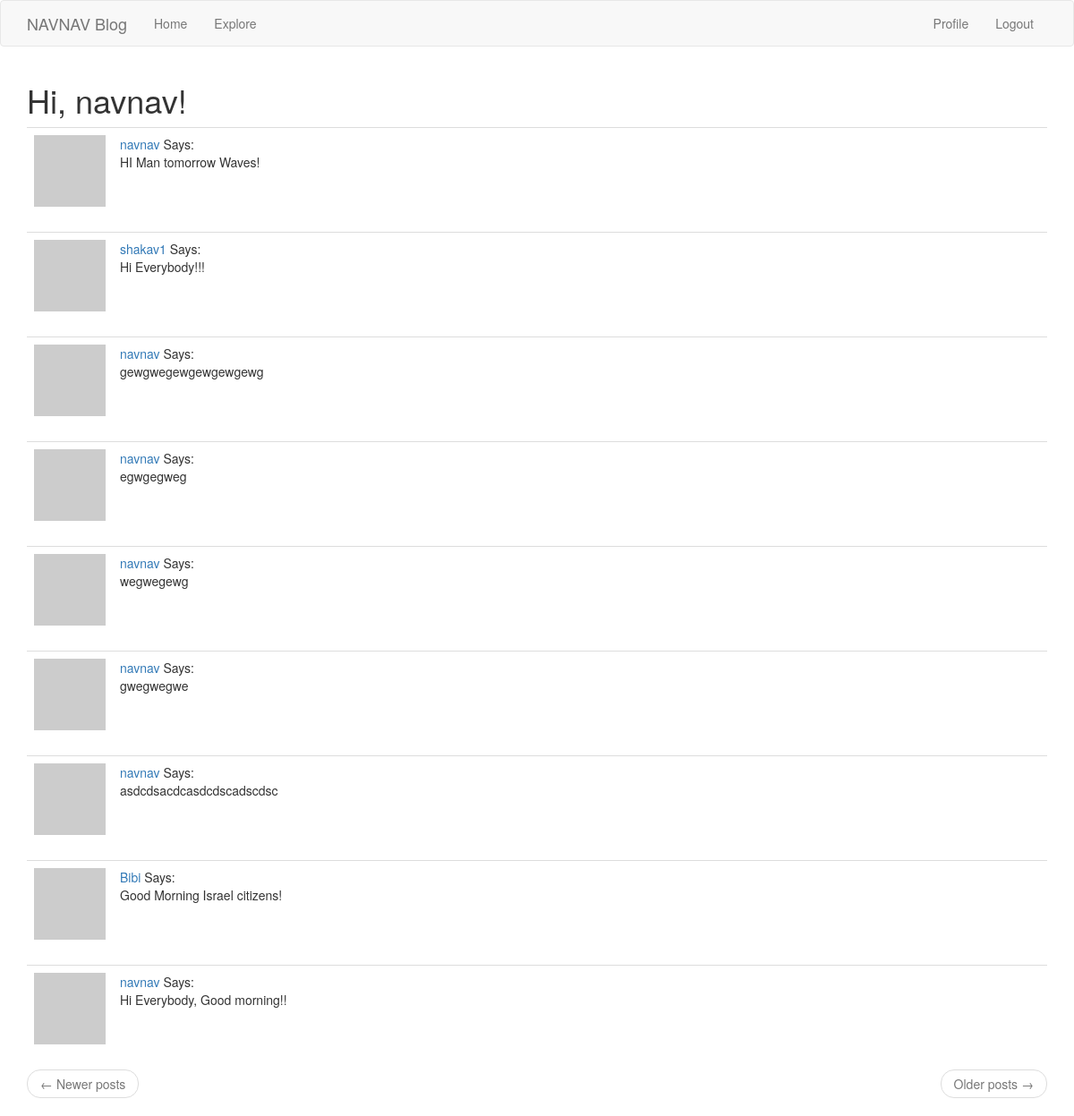
The page /explore (signed in) on the database as committed earlier.
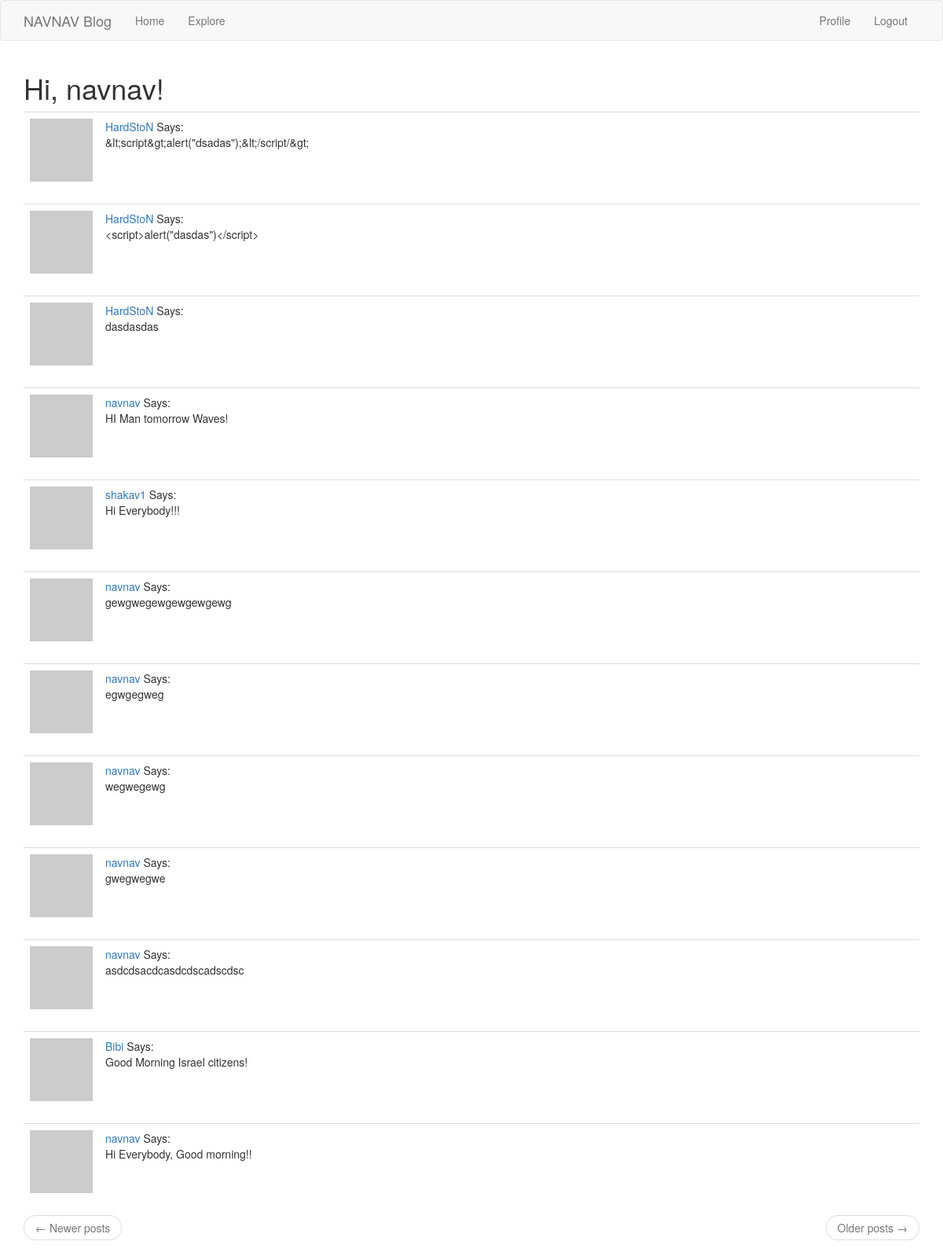
The same page on the database as committed later.
### blog_app/models.py (models this page shows, shortened)
class User(UserMixin, db.Model):
    id = db.Column(db.Integer, primary_key=True)
    username = db.Column(db.String(64), index=True, unique=True)
    email = db.Column(db.String(120), index=True, unique=True)
    password_hash = db.Column(db.String(128))
    posts = db.relationship('Post', backref='author', lazy='dynamic')
    about_me = db.Column(db.String(140))
    last_seen = db.Column(db.DateTime, default=datetime.utcnow())
    followed = db.relationship('User',
                               secondary=followers,
                               primaryjoin=(followers.c.follower_id == id),
                               secondaryjoin=(followers.c.followed_id == id),
                               backref=db.backref('followers', lazy='dynamic'),
                               lazy='dynamic'
                               )
    def avatar(self, size):
        digest = md5(self.email.lower().encode('utf-8')).hexdigest()
        return 'https://www.gravatar.com/avatar/{}?d=identicon&s={}'.format(digest, size)

class Post(db.Model):
    id = db.Column(db.Integer, primary_key=True)
    body = db.Column(db.String(140))
    timestamp = db.Column(db.Integer, index=True, default=datetime.utcnow())
    user_id = db.Column(db.Integer, db.ForeignKey('user.id'))

### blog_app/routes.py (the view)
@app.route('/explore')
@login_required
def explore():
    page = request.args.get('page', 1, type=int)
    posts = Post.query.order_by(Post.timestamp.desc()).paginate(page, app.config['POSTS_PER_PAGE'], False)
    next_url = url_for('explore', page=posts.next_num) if posts.has_next else None
    prev_url = url_for('explore', page=posts.prev_num) if posts.has_prev else None
    return render_template('home.html', title='Explore', posts=posts.items, next_url=next_url, prev_url=prev_url)

### blog_app/models.py (called while the page is built)
@login.user_loader
def load_user(id):
    return User.query.get(int(id))

### blog_app/routes.py (called while the page is built)
@app.before_request
def before_request():
    if current_user.is_authenticated:
        current_user.last_seen = datetime.utcnow()
        db.session.commit()

### blog_app/templates/home.html (shortened to what this page needs)
{% extends 'base.html' %}
{% import 'bootstrap/wtf.html' as wtf %}
{% block app_content %}
	<h1>Hi, {{ current_user.username }}!</h1>
    {% for post in posts %}
        {% include '_post.html' %}
    {% endfor %}
    <nav aria-label="...">
        <ul class="pager">
            <li class="previous{% if not prev_url %} disabled{% endif %}">
                <a href="{{ prev_url or '#' }}">
                    <span aria-hidden="true">&larr;</span> Newer posts
                </a>
            </li>
            <li class="next{% if not next_url %} disabled{% endif %}">
                <a href="{{ next_url or '#' }}">
                    Older posts <span aria-hidden="true">&rarr;</span>
                </a>
            </li>
        </ul>
    </nav>
{% endblock %}

### blog_app/templates/base.html (shortened to what this page needs)
{% extends 'bootstrap/base.html' %}
{% block styles %}
    {{super()}}
{% endblock %}
{% block navbar %}
<nav class="navbar navbar-default">
    <div class="container">
        <div class="navbar-header">
            <a class="navbar-brand" href="{{ url_for('home') }}">NAVNAV Blog</a>
        </div>
        <div class="collapse navbar-collapse" id="bs-example-navbar-collapse-1">
            <ul class="nav navbar-nav">
                <li><a href="{{ url_for('home') }}">Home</a></li>
                <li><a href="{{ url_for('explore') }}">Explore</a></li>
            </ul>
            <ul class="nav navbar-nav navbar-right">
                {% if current_user.is_anonymous %}
                <li><a href="{{ url_for('login') }}">Login</a></li>
                {% else %}
                <li><a href="{{ url_for('user', username=current_user.username) }}">Profile</a></li>
                <li><a href="{{ url_for('logout') }}">Logout</a></li>
                {% endif %}
            </ul>
        </div>
    </div>
</nav>
{% endblock %}
{% block content %}
<div class="container">
    {% block app_content %}{% endblock %}
</div>
{% endblock %}

### blog_app/templates/_post.html (shortened to what this page needs)
<table class="table table-hover">
    <tr>
        <td width="70px">
            <a href="{{ url_for('user', username=post.author.username) }}">
                <img src="{{ post.author.avatar(70) }}"></td>
        <td>
            <a href="{{ url_for('user', username=post.author.username) }}">
                {{ post.author.username }}
            </a>
            Says:<br>{{ post.body }}
        </td>
    </tr>
</table>

Rows that differ between the two databases and show on the page:
added Post: author.username "HardStoN", body "&lt;script&gt;alert(\"dsadas\");&lt;/script/&gt;"
added Post: author.username "HardStoN", body "<script>alert(\"dasdas\")</script>"
added Post: author.username "HardStoN", body "dasdasdas"
